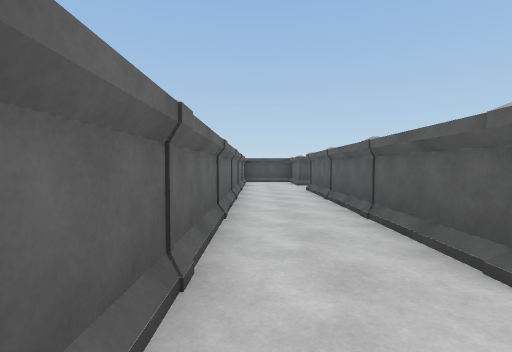
[1] (above)

21 first-person views from a walk through a 3-D level made in the Unity game engine. The camera is 1.3 m above the floor, tilts 2° down and sees 85° across. The floor is counted in squares, 2 m on a side. Each view is taken from the middle of a square. On the plan, view 1 faces up. The plan holds only what a view shows up to about 9 squares ahead; the rest is blank. The place goes on beyond the plan. The player character is not drawn. Some animated figures are left out.

[2]
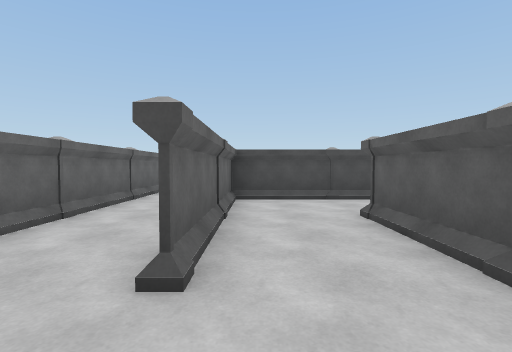

[3]
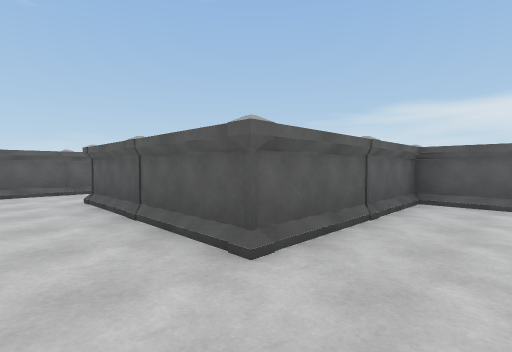

[4]
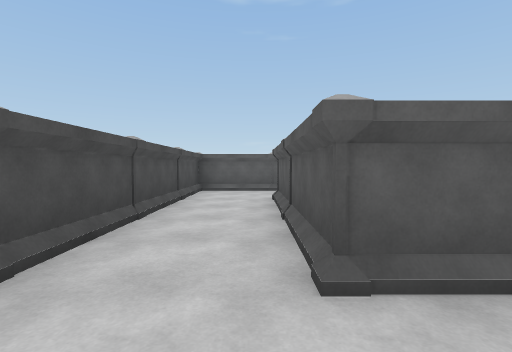

[5]
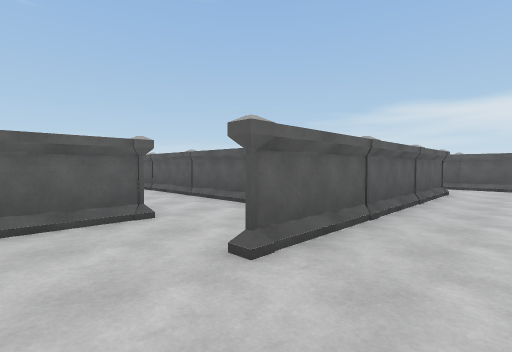

[6]
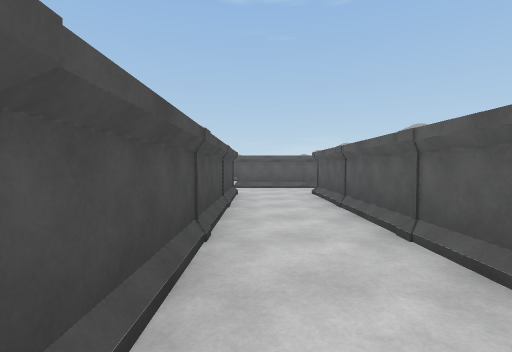

[7]
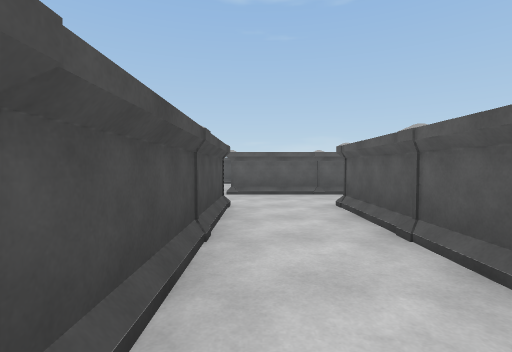

[8]
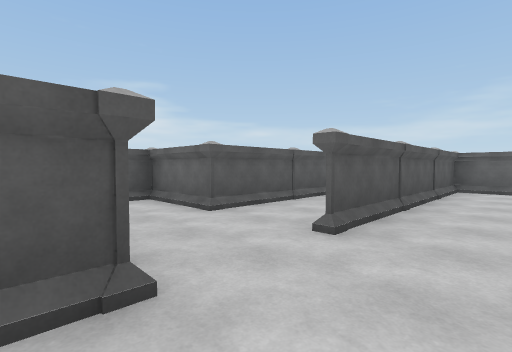

[9]
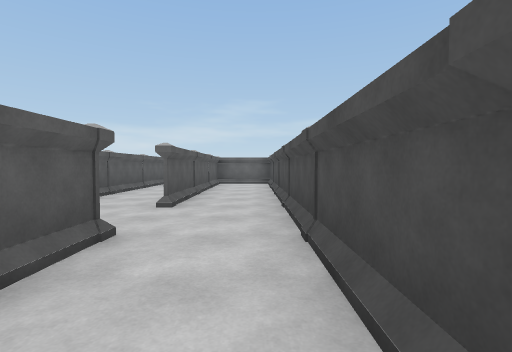

[10]
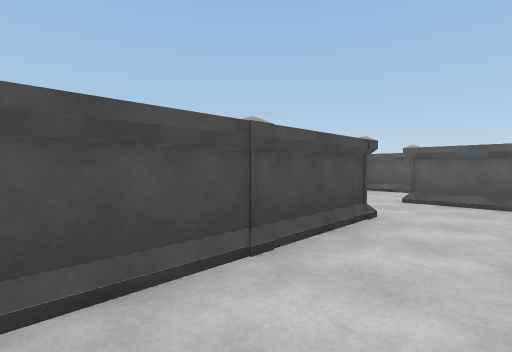

[11]
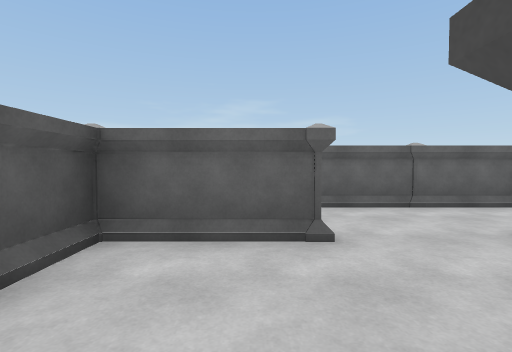

[12]
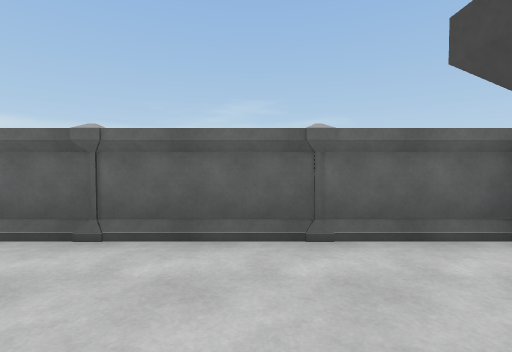

[13]
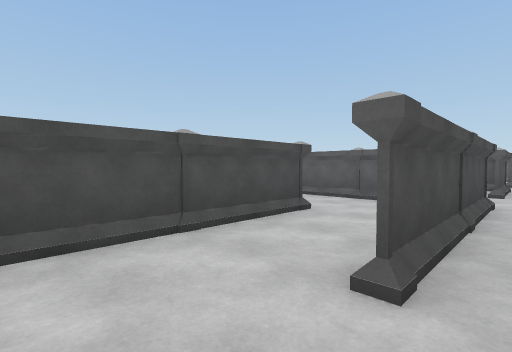

[14]
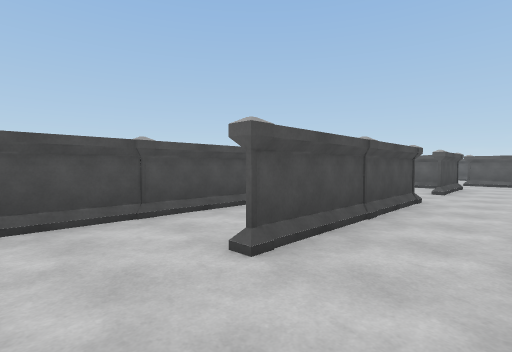

[15]
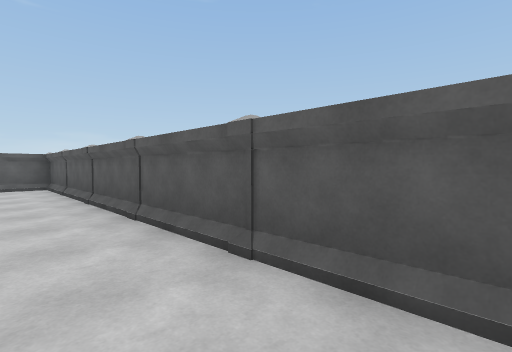

[16]
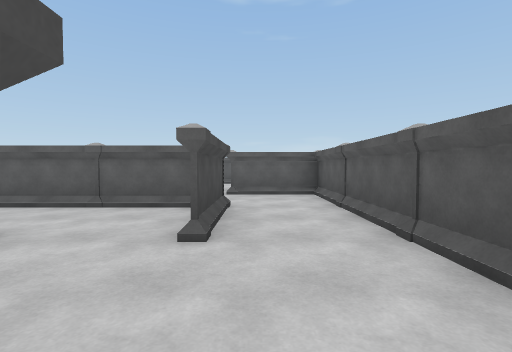

[17]
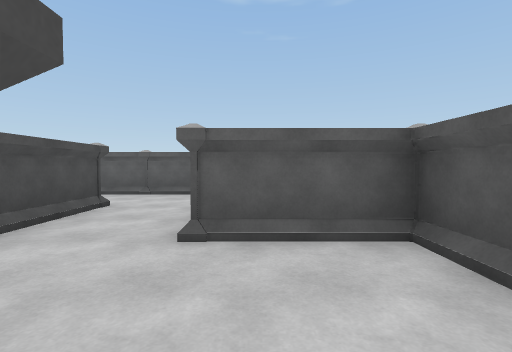

[18]
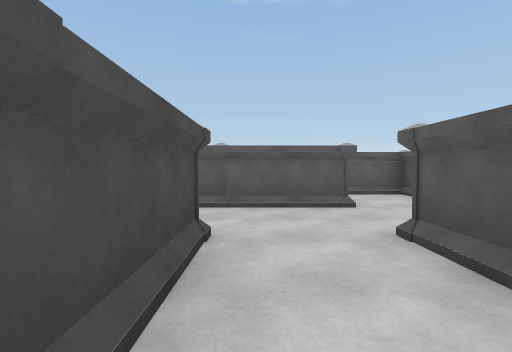

[19]
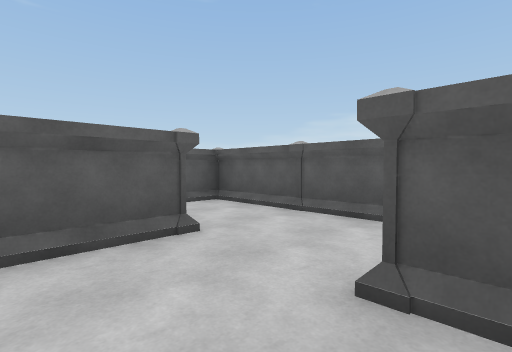

[20]
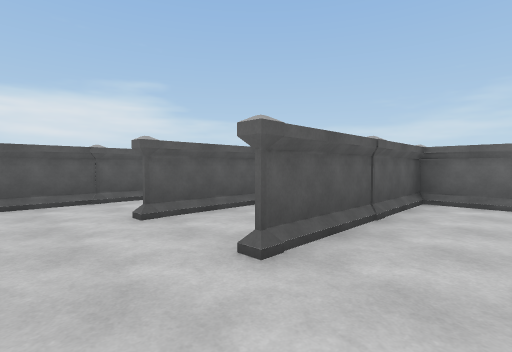

[21]
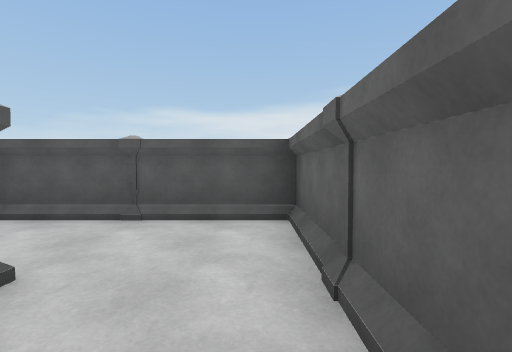

### Floor plan
Points are (right, up) in squares from view 1. A wall is a line through its corners. A room is listed if a view was taken in it or the views show most of it. See-through windows are left out.
Room 1 (views 1, 2, 3, 4, 5, 6, 7, 8, 10, 11, 12, 13, 14, 15, 16, 17, 18, 21)
walls: (6.5, 3.5) (4, 3.5); (8.4, 5.5) (1.5, 5.5) (1.5, 2.4) (1.5, 7.5); (1.5, 5.6) (9.5, 5.6) (9.5, 3.6) (10, 3.6); (3.6, 7.6) (8.6, 7.6); (8.5, 1.5) (5.5, 1.5); (6, -0.4) (15.5, -0.4); (9.5, 3) (9.5, 5.5); (8.4, 7.5) (3.5, 7.5) (3.5, 8.9); (1.5, 7.6) (1.5, 6.5); (11.5, 4.9) (11.5, 7.6) (12.5, 7.6); (-0.5, -0.4) (3.5, -0.4) (3.5, 3.6) (6.5, 3.6); (12.4, 1.5) (11.6, 1.5); (13.5, 2.4) (13.5, 5.1); (-0.5, 11.4) (-0.5, 0.5); (12.6, 9.5) (5.5, 9.5); (15.5, -0.5) (15.5, 1.6) (16.6, 1.6); (16.5, 3.5) (15.5, 3.5)
ways out: opening at (11.5, 9) to room 2; opening at (15.3, 2) to room 3
objects: pillar (-1, 0); pillar (-1, 2); pillar (-1, 4); pillar (-1, 6); pillar (-1, 8); pillar (-1, 10); pillar (1, 0); pillar (1, 2); pillar (1, 4); pillar (1, 6); pillar (1, 8); pillar (1, 10); other object (3, 0); pillar (3, 2); pillar (3, 4); pillar (3, 6); pillar (3, 8); pillar (5, 2); pillar (5, 4); pillar (5, 6); pillar (5, 8); other object (5, 10); pillar (7, 0); pillar (7, 2); pillar (7, 4); pillar (7, 6); pillar (7, 8); other object (7, 10); pillar (9, 0); pillar (9, 2); pillar (9, 4); pillar (9, 6); pillar (9, 8); pillar (9, 10); pillar (11, 0); pillar (11, 2); pillar (11, 6); pillar (11, 8); pillar (13, 0); pillar (13, 2); pillar (13, 4); pillar (15, 0); pillar (15, 2)
Room 2 (view 9)
walls: (17.5, 10.4) (17.5, 11.2); (15.5, 8.1) (15.5, 9.6)
ways out: opening at (11.5, 9) to room 1
objects: pillar (11, 10); pillar (13, 10); pillar (15, 10)
Room 3 (views 19, 20)
walls: (19.5, 1.5) (19.5, 4.6); (13.5, 3.6) (16.6, 3.6); (15.5, -0.4) (21.5, -0.4)
ways out: opening at (15.3, 2) to room 1
objects: pillar (15, 4); pillar (17, 0); pillar (17, 2); pillar (17, 4); pillar (19, 0); pillar (19, 2); pillar (19, 4); pillar (22, -1) to (22, 0)

Positions as (right, up) in squares from view 1, and headings:
1: (0, 0), facing up
2: (2, 0), facing up
3: (2, 5), facing down-right
4: (2, 4), facing right
5: (0, 9), facing down-right
6: (3, 7), facing right
7: (5, 7), facing right
8: (12, 9), facing down-left
9: (14, 9), facing left
10: (10, 8), facing up-right
11: (4, 7), facing left
12: (2, 9), facing left
13: (4, 1), facing up-right
14: (4, 0), facing up-right
15: (6, 1), facing down-right
16: (9, 1), facing right
17: (13, 1), facing right
18: (15, 3), facing right
19: (17, 3), facing down-right
20: (19, 5), facing down-left
21: (0, 3), facing down
